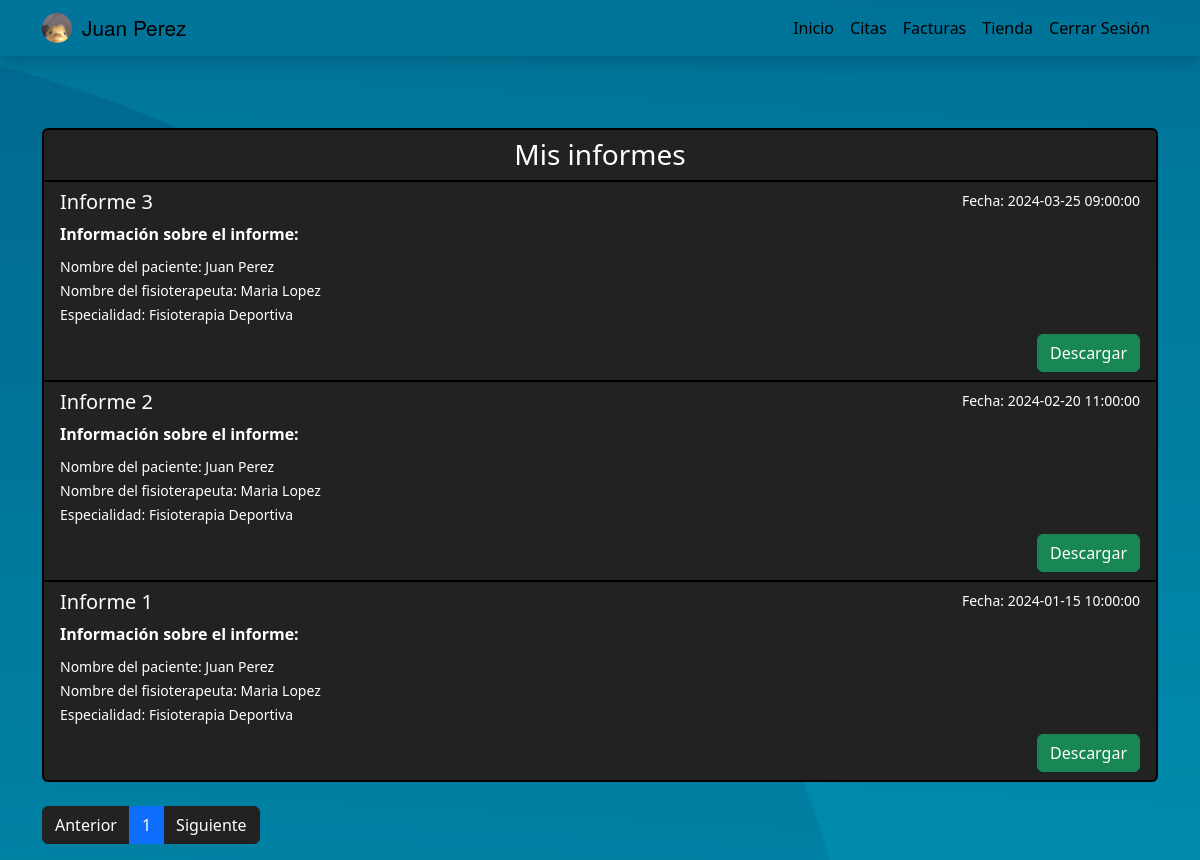
Page /pages/start-patients.php?pagina=1 (signed in) on the committed database.
### tables this page shows
CREATE TABLE citas (
  cita_id INT AUTO_INCREMENT PRIMARY KEY,
  paciente_id VARCHAR(9),
  fisioterapeuta_id VARCHAR(9),
  fecha_hora DATETIME,
  estado ENUM('Programada', 'Cancelada', 'Realizada', 'Pendiente'),
  especialidad_id INT,
  diagnostico TEXT,
  tratamiento TEXT,
  notas TEXT,
  FOREIGN KEY (paciente_id) REFERENCES usuarios(usuario_id),
  FOREIGN KEY (fisioterapeuta_id) REFERENCES usuarios(usuario_id),
  FOREIGN KEY (especialidad_id) REFERENCES especialidades(especialidad_id)
);

CREATE TABLE usuarios (
  usuario_id VARCHAR(9) PRIMARY KEY,
  acerca_de VARCHAR(255),
  nombre VARCHAR(255),
  apellidos VARCHAR(255),
  telefono VARCHAR(100),
  fecha_nacimiento DATE,
  direccion VARCHAR(100),
  provincia VARCHAR(100),
  municipio VARCHAR(100),
  cp VARCHAR(7),
  email VARCHAR(100) UNIQUE,
  pass VARCHAR(255),
  rol ENUM('Administrador', 'Paciente', 'Fisioterapeuta'),
  genero ENUM('Hombre', 'Mujer', 'Otro'),
  especialidad INT,
  sesiones_disponibles INT,
  FOREIGN KEY (especialidad) REFERENCES especialidades(especialidad_id)
);

CREATE TABLE especialidades (
  especialidad_id INT AUTO_INCREMENT PRIMARY KEY,
  descripcion VARCHAR(255),
  fecha TIMESTAMP NOT NULL DEFAULT current_timestamp() ON UPDATE current_timestamp()
);

### models/BaseModel.php (called while the page is built, shortened)
<?php
class BaseModel
{
    protected static $conexion = null;
    public function __construct()
    {
        if (self::$conexion === null) {
            $host = 'mysql';
            $usuario = 'root';
            $contrasena = 'root';
            $base_de_datos = 'velion';
            self::$conexion = new mysqli($host, $usuario, $contrasena, $base_de_datos);
        }
    }
}

### scripts/session_manager.php (called while the page is built, shortened)
<?php
    if (isset($_SESSION['email'])) {
        $DNI = $_SESSION['usuario_id'];
    } else {
        header('Location: ./404.php');
        exit();
    }
?>

### controllers/MedicalHistoryController.php (called while the page is built, shortened)
<?php
require_once '../models/MedicalHistoryModel.php';
class MedicalHistoryController extends FPDF
{
    private $medicalhistoryModel;
    public function __construct()
    {
        $this->medicalhistoryModel = new MedicalHistoryModel();
    }
    public function obtenerInforme($DNI)
    {
        return $this->medicalhistoryModel->obtenerInforme($DNI);
    }
}

### models/MedicalHistoryModel.php (called while the page is built, shortened)
<?php
require_once 'BaseModel.php';
class MedicalHistoryModel extends BaseModel
{
    public function obtenerInforme($DNI)
    {
        $DNI = self::$conexion->real_escape_string($DNI);
        $sql = "SELECT
        c.cita_id,
        c.fecha_hora,
        c.estado AS estado_cita,
        c.diagnostico,
        c.notas,
        c.tratamiento,
        e.descripcion AS especialidad,
        p.usuario_id AS paciente_id,
        p.nombre AS paciente_nombre,
        p.apellidos AS paciente_apellidos,
        p.telefono AS paciente_telefono,
        p.fecha_nacimiento AS paciente_fecha_nacimiento,
        p.direccion AS paciente_direccion,
        p.provincia AS paciente_provincia,
        p.municipio AS paciente_municipio,
        p.cp AS paciente_cp,
        p.email AS paciente_email,
        p.genero AS paciente_genero,
        f.nombre AS fisioterapeuta_nombre,
        f.apellidos AS fisioterapeuta_apellidos
        FROM
            citas c
        JOIN
            usuarios p ON c.paciente_id = p.usuario_id
        JOIN
            usuarios f ON c.fisioterapeuta_id = f.usuario_id
        LEFT JOIN
            especialidades e ON c.especialidad_id = e.especialidad_id
        WHERE
            p.usuario_id = '$DNI'
        AND
            c.estado = 'Realizada'
        ORDER BY
        c.fecha_hora DESC";
        $resultado =  self::$conexion->query($sql);
        $datos = array();
        while ($fila = $resultado->fetch_assoc()) {
            $datos[] = $fila;
        }
        return $datos;
    }
}

### pages/start-patients.php (the view, shortened to what this page needs)
<?php
require_once '../scripts/session_manager.php';
require_once '../controllers/MedicalHistoryController.php';
$medHist = new MedicalHistoryController();
$articulos_x_pagina = 4;
$informes = $medHist->obtenerInforme($DNI);
$n_botones_paginacion = ceil(count($informes) / ($articulos_x_pagina));
include_once 'includes/dashboard-patients.php';
?>
<div class="table-responsive">
    <div class="row">
        <div class="col">
            <ul class="list-group mt-5 custom-bg" style="background-color: transparent">
                <li class="list-group-item custom-blur">
                    <h3 class="mb-0 d-flex justify-content-center align-items-center" style="color: #FFFFFF">Mis informes</h3>
                </li>
                <?php foreach ($informes as $informe) { ?>
                    <li class="list-group-item custom-blur">
                        <div class="d-flex w-100 justify-content-between">
                            <h5 class="mb-2">Informe <?php echo $informe['cita_id']; ?></h5>
                            <small>Fecha: <?php echo $informe['fecha_hora']; ?></small>
                        </div>
                        <p class="mb-2"><b>Información sobre el informe:</b></p>
                        <small>Nombre del paciente:
                            <?php echo $informe['paciente_nombre'] . " " . $informe['paciente_apellidos']; ?></small>
                        <br>
                        <small>Nombre del fisioterapeuta:
                            <?php echo $informe['fisioterapeuta_nombre'] . " " . $informe['fisioterapeuta_apellidos']; ?></small>
                        <br>
                        <small>Especialidad:
                            <?php echo $informe['especialidad']; ?></small>
                        <div class="text-end mt-2">
                            <form action="../scripts/medicalhistory_manager.php" method="GET">
                                <button type="submit" class="btn btn-success btn-success">Descargar</button>
                            </form>
                        </div>
                    </li>
                <?php } ?>
            </ul>
        </div>
    </div>
</div>
<br>
<nav aria-label="Page navigation example">
    <ul class="pagination justify-content-start">
        <li class="page-item <? echo $_GET['pagina'] <= 1 ? 'disabled' : '' ?>">
            <a class="page-link" style="background-color: #222; color: #FFFFFF; border-color:#222" href="start-patients.php?pagina=<?php echo $_GET['pagina'] - 1 ?>">Anterior</a>
        </li>
        <?php for ($i = 0; $i < $n_botones_paginacion; $i++): ?>
            <li class="page-item <? echo $_GET['pagina'] == $i + 1 ? 'active' : '' ?>"><a class="page-link"
                    href="start-patients.php?pagina=<?php echo $i + 1 ?>"><?php echo $i + 1 ?></a></li>
        <?php endfor ?>
        <li class="page-item <? echo $_GET['pagina'] >= $n_botones_paginacion ? 'disabled' : '' ?>">
            <a class="page-link custom-page-link" style="background-color: #222; color: #FFFFFF; border-color:#222" href="start-patients.php?pagina=<?php echo $_GET['pagina'] + 1 ?>">Siguiente</a>
        </li>
    </ul>
</nav>
</div>
</body>
</html>

### assets/custom/css/userdetail.css (style rules this page uses)
.table-responsive { overflow-x: hidden; }

### pages/includes/dashboard-patients.php (style rules this page uses)
body { background-image: url('../assets/custom/img/fondo-patients.png'); }
.custom-bg { background-image: url('../assets/custom/img/fondo-patients.png'); }
.custom-blur { border: 2px solid black; color: #FFFFFF !important; background: #222; }

### rows in the picture
citas: cita_id "3", fecha_hora "2024-03-25 09:00:00", paciente.nombre "Juan", paciente.apellidos "Perez", fisioterapeuta.nombre "Maria", fisioterapeuta.apellidos "Lopez", especialidad.descripcion "Fisioterapia Deportiva"
citas: cita_id "2", fecha_hora "2024-02-20 11:00:00", paciente.nombre "Juan", paciente.apellidos "Perez", fisioterapeuta.nombre "Maria", fisioterapeuta.apellidos "Lopez", especialidad.descripcion "Fisioterapia Deportiva"
citas: cita_id "1", fecha_hora "2024-01-15 10:00:00", paciente.nombre "Juan", paciente.apellidos "Perez", fisioterapeuta.nombre "Maria", fisioterapeuta.apellidos "Lopez", especialidad.descripcion "Fisioterapia Deportiva"

### other values in the picture
$nombre "Juan"
$apellidos "Perez"
